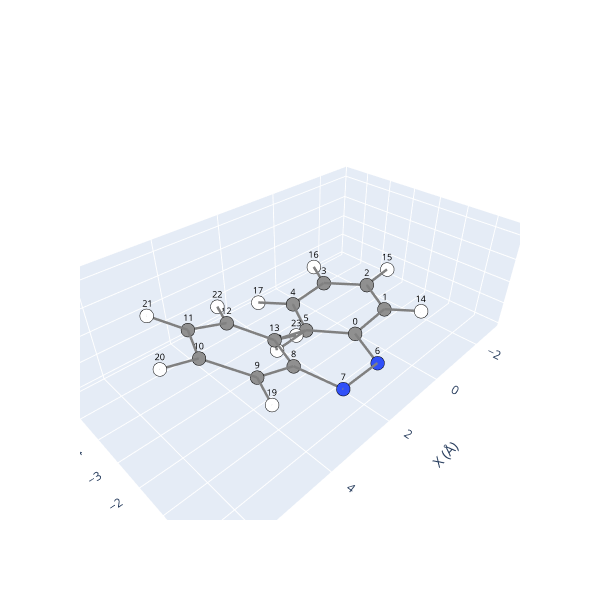

Notebook cell for this chart:
### Code cell
# Using the core SCOPE module, modifying dihedral angles is straightforward:

# (Caution: Rotations may lead to steric clashes. See the 'Advanced Users'
#  section at the end of this Notebook for details.)

rotated_coord = scope.geometry.set_dihedral(trans.labels, coord, 30, atom1, atom2, atom3, atom4)
new_molec     = scope_azo.Molecule_azo(trans.labels, rotated_coord)
new_molec.view(show_indices=True)

# Notice the steric clashes involving atoms 5, 13, 18, and 23. 
# Don't worry—we have a specific solution to resolve this.

### Figure 1 — Plotly figure (JSON) as saved in the notebook; plotly's stock layout.template omitted (floating-point values rounded to 4 significant figures)
{"data": [{"hoverinfo": "text", "marker": {"color": ["#909090", "#909090", "#909090", "#909090", "#909090", "#909090", "#3050F8", "#3050F8", "#909090", "#909090", "#909090", "#909090", "#909090", "#909090", "#FFFFFF", "#FFFFFF", "#FFFFFF", "#FFFFFF", "#FFFFFF", "#FFFFFF", "#FFFFFF", "#FFFFFF", "#FFFFFF", "#FFFFFF"], "line": {"color": "black", "width": 1}, "size": 8}, "mode": "markers", "showlegend": false, "text": ["C", "C", "C", "C", "C", "C", "N", "N", "C", "C", "C", "C", "C", "C", "H", "H", "H", "H", "H", "H", "H", "H", "H", "H"], "type": "scatter3d", "x": [0.8621, -0.5354, -1.143, -0.3641, 1.022, 1.625, 1.41, 2.661, 3.238, 4.417, 5.119, 4.63, 3.456, 2.775, -1.163, -2.225, -0.8324, 1.639, 2.711, 4.802, 6.053, 5.165, 3.082, 1.886], "y": [-1.48, -1.617, -2.881, -4.033, -3.923, -2.659, -0.1682, -0.1682, -1.315, -1.154, -2.259, -3.544, -3.726, -2.619, -0.7305, -2.965, -5.015, -4.817, -2.607, -0.1542, -2.113, -4.404, -4.73, -2.781], "z": [0.02047, 0.05313, 0.08264, 0.03067, -0.03235, -0.02977, 0.08486, 0.08486, 0.674, 1.418, 1.914, 1.704, 0.9731, 0.4507, 0.06669, 0.1548, 0.03959, -0.07008, -0.05821, 1.599, 2.452, 2.101, 0.7935, -0.1533]}, {"hoverinfo": "none", "mode": "text", "showlegend": false, "text": ["0", "1", "2", "3", "4", "5", "6", "7", "8", "9", "10", "11", "12", "13", "14", "15", "16", "17", "18", "19", "20", "21", "22", "23"], "textfont": {"color": "black", "size": 9}, "type": "scatter3d", "x": [0.8621, -0.5354, -1.143, -0.3641, 1.022, 1.625, 1.41, 2.661, 3.238, 4.417, 5.119, 4.63, 3.456, 2.775, -1.163, -2.225, -0.8324, 1.639, 2.711, 4.802, 6.053, 5.165, 3.082, 1.886], "y": [-1.48, -1.617, -2.881, -4.033, -3.923, -2.659, -0.1682, -0.1682, -1.315, -1.154, -2.259, -3.544, -3.726, -2.619, -0.7305, -2.965, -5.015, -4.817, -2.607, -0.1542, -2.113, -4.404, -4.73, -2.781], "z": [0.02047, 0.05313, 0.08264, 0.03067, -0.03235, -0.02977, 0.08486, 0.08486, 0.674, 1.418, 1.914, 1.704, 0.9731, 0.4507, 0.06669, 0.1548, 0.03959, -0.07008, -0.05821, 1.599, 2.452, 2.101, 0.7935, -0.1533]}, {"hoverinfo": "none", "line": {"color": "gray", "width": 5}, "mode": "lines", "showlegend": false, "type": "scatter3d", "x": [-0.3641, 1.022], "y": [-4.033, -3.923], "z": [0.03067, -0.03235]}, {"hoverinfo": "none", "line": {"color": "gray", "width": 5}, "mode": "lines", "showlegend": false, "type": "scatter3d", "x": [1.022, -0.3641], "y": [-3.923, -4.033], "z": [-0.03235, 0.03067]}, {"hoverinfo": "none", "line": {"color": "gray", "width": 5}, "mode": "lines", "showlegend": false, "type": "scatter3d", "x": [-1.163, -0.5354], "y": [-0.7305, -1.617], "z": [0.06669, 0.05313]}, {"hoverinfo": "none", "line": {"color": "gray", "width": 5}, "mode": "lines", "showlegend": false, "type": "scatter3d", "x": [1.625, 1.022], "y": [-2.659, -3.923], "z": [-0.02977, -0.03235]}, {"hoverinfo": "none", "line": {"color": "gray", "width": 5}, "mode": "lines", "showlegend": false, "type": "scatter3d", "x": [3.456, 2.775], "y": [-3.726, -2.619], "z": [0.9731, 0.4507]}, {"hoverinfo": "none", "line": {"color": "gray", "width": 5}, "mode": "lines", "showlegend": false, "type": "scatter3d", "x": [1.886, 2.775], "y": [-2.781, -2.619], "z": [-0.1533, 0.4507]}, {"hoverinfo": "none", "line": {"color": "gray", "width": 5}, "mode": "lines", "showlegend": false, "type": "scatter3d", "x": [-0.3641, -0.8324], "y": [-4.033, -5.015], "z": [0.03067, 0.03959]}, {"hoverinfo": "none", "line": {"color": "gray", "width": 5}, "mode": "lines", "showlegend": false, "type": "scatter3d", "x": [1.625, 2.775], "y": [-2.659, -2.619], "z": [-0.02977, 0.4507]}, {"hoverinfo": "none", "line": {"color": "gray", "width": 5}, "mode": "lines", "showlegend": false, "type": "scatter3d", "x": [3.456, 3.082], "y": [-3.726, -4.73], "z": [0.9731, 0.7935]}, {"hoverinfo": "none", "line": {"color": "gray", "width": 5}, "mode": "lines", "showlegend": false, "type": "scatter3d", "x": [3.238, 4.417], "y": [-1.315, -1.154], "z": [0.674, 1.418]}, {"hoverinfo": "none", "line": {"color": "gray", "width": 5}, "mode": "lines", "showlegend": false, "type": "scatter3d", "x": [4.802, 4.417], "y": [-0.1542, -1.154], "z": [1.599, 1.418]}, {"hoverinfo": "none", "line": {"color": "gray", "width": 5}, "mode": "lines", "showlegend": false, "type": "scatter3d", "x": [4.417, 3.238], "y": [-1.154, -1.315], "z": [1.418, 0.674]}, {"hoverinfo": "none", "line": {"color": "gray", "width": 5}, "mode": "lines", "showlegend": false, "type": "scatter3d", "x": [0.8621, 1.625], "y": [-1.48, -2.659], "z": [0.02047, -0.02977]}, {"hoverinfo": "none", "line": {"color": "gray", "width": 5}, "mode": "lines", "showlegend": false, "type": "scatter3d", "x": [-0.5354, 0.8621], "y": [-1.617, -1.48], "z": [0.05313, 0.02047]}, {"hoverinfo": "none", "line": {"color": "gray", "width": 5}, "mode": "lines", "showlegend": false, "type": "scatter3d", "x": [5.119, 4.417], "y": [-2.259, -1.154], "z": [1.914, 1.418]}, {"hoverinfo": "none", "line": {"color": "gray", "width": 5}, "mode": "lines", "showlegend": false, "type": "scatter3d", "x": [2.775, 1.625], "y": [-2.619, -2.659], "z": [0.4507, -0.02977]}, {"hoverinfo": "none", "line": {"color": "gray", "width": 5}, "mode": "lines", "showlegend": false, "type": "scatter3d", "x": [-2.225, -1.143], "y": [-2.965, -2.881], "z": [0.1548, 0.08264]}, {"hoverinfo": "none", "line": {"color": "gray", "width": 5}, "mode": "lines", "showlegend": false, "type": "scatter3d", "x": [2.775, 3.238], "y": [-2.619, -1.315], "z": [0.4507, 0.674]}, {"hoverinfo": "none", "line": {"color": "gray", "width": 5}, "mode": "lines", "showlegend": false, "type": "scatter3d", "x": [2.775, 1.886], "y": [-2.619, -2.781], "z": [0.4507, -0.1533]}, {"hoverinfo": "none", "line": {"color": "gray", "width": 5}, "mode": "lines", "showlegend": false, "type": "scatter3d", "x": [2.711, 2.775], "y": [-2.607, -2.619], "z": [-0.05821, 0.4507]}, {"hoverinfo": "none", "line": {"color": "gray", "width": 5}, "mode": "lines", "showlegend": false, "type": "scatter3d", "x": [6.053, 5.119], "y": [-2.113, -2.259], "z": [2.452, 1.914]}, {"hoverinfo": "none", "line": {"color": "gray", "width": 5}, "mode": "lines", "showlegend": false, "type": "scatter3d", "x": [1.022, 1.625], "y": [-3.923, -2.659], "z": [-0.03235, -0.02977]}, {"hoverinfo": "none", "line": {"color": "gray", "width": 5}, "mode": "lines", "showlegend": false, "type": "scatter3d", "x": [1.625, 0.8621], "y": [-2.659, -1.48], "z": [-0.02977, 0.02047]}, {"hoverinfo": "none", "line": {"color": "gray", "width": 5}, "mode": "lines", "showlegend": false, "type": "scatter3d", "x": [1.022, 1.639], "y": [-3.923, -4.817], "z": [-0.03235, -0.07008]}, {"hoverinfo": "none", "line": {"color": "gray", "width": 5}, "mode": "lines", "showlegend": false, "type": "scatter3d", "x": [1.625, 2.711], "y": [-2.659, -2.607], "z": [-0.02977, -0.05821]}, {"hoverinfo": "none", "line": {"color": "gray", "width": 5}, "mode": "lines", "showlegend": false, "type": "scatter3d", "x": [0.8621, -0.5354], "y": [-1.48, -1.617], "z": [0.02047, 0.05313]}, {"hoverinfo": "none", "line": {"color": "gray", "width": 5}, "mode": "lines", "showlegend": false, "type": "scatter3d", "x": [4.417, 5.119], "y": [-1.154, -2.259], "z": [1.418, 1.914]}, {"hoverinfo": "none", "line": {"color": "gray", "width": 5}, "mode": "lines", "showlegend": false, "type": "scatter3d", "x": [-0.5354, -1.143], "y": [-1.617, -2.881], "z": [0.05313, 0.08264]}, {"hoverinfo": "none", "line": {"color": "gray", "width": 5}, "mode": "lines", "showlegend": false, "type": "scatter3d", "x": [5.119, 4.63], "y": [-2.259, -3.544], "z": [1.914, 1.704]}, {"hoverinfo": "none", "line": {"color": "gray", "width": 5}, "mode": "lines", "showlegend": false, "type": "scatter3d", "x": [-1.143, -0.5354], "y": [-2.881, -1.617], "z": [0.08264, 0.05313]}, {"hoverinfo": "none", "line": {"color": "gray", "width": 5}, "mode": "lines", "showlegend": false, "type": "scatter3d", "x": [4.417, 4.802], "y": [-1.154, -0.1542], "z": [1.418, 1.599]}, {"hoverinfo": "none", "line": {"color": "gray", "width": 5}, "mode": "lines", "showlegend": false, "type": "scatter3d", "x": [4.63, 5.119], "y": [-3.544, -2.259], "z": [1.704, 1.914]}, {"hoverinfo": "none", "line": {"color": "gray", "width": 5}, "mode": "lines", "showlegend": false, "type": "scatter3d", "x": [-0.8324, -0.3641], "y": [-5.015, -4.033], "z": [0.03959, 0.03067]}, {"hoverinfo": "none", "line": {"color": "gray", "width": 5}, "mode": "lines", "showlegend": false, "type": "scatter3d", "x": [2.775, 2.711], "y": [-2.619, -2.607], "z": [0.4507, -0.05821]}, {"hoverinfo": "none", "line": {"color": "gray", "width": 5}, "mode": "lines", "showlegend": false, "type": "scatter3d", "x": [-0.5354, -1.163], "y": [-1.617, -0.7305], "z": [0.05313, 0.06669]}, {"hoverinfo": "none", "line": {"color": "gray", "width": 5}, "mode": "lines", "showlegend": false, "type": "scatter3d", "x": [5.119, 6.053], "y": [-2.259, -2.113], "z": [1.914, 2.452]}, {"hoverinfo": "none", "line": {"color": "gray", "width": 5}, "mode": "lines", "showlegend": false, "type": "scatter3d", "x": [1.41, 2.661], "y": [-0.1682, -0.1682], "z": [0.08486, 0.08486]}, {"hoverinfo": "none", "line": {"color": "gray", "width": 5}, "mode": "lines", "showlegend": false, "type": "scatter3d", "x": [2.661, 1.41], "y": [-0.1682, -0.1682], "z": [0.08486, 0.08486]}, {"hoverinfo": "none", "line": {"color": "gray", "width": 5}, "mode": "lines", "showlegend": false, "type": "scatter3d", "x": [1.886, 1.625], "y": [-2.781, -2.659], "z": [-0.1533, -0.02977]}, {"hoverinfo": "none", "line": {"color": "gray", "width": 5}, "mode": "lines", "showlegend": false, "type": "scatter3d", "x": [-0.3641, -1.143], "y": [-4.033, -2.881], "z": [0.03067, 0.08264]}, {"hoverinfo": "none", "line": {"color": "gray", "width": 5}, "mode": "lines", "showlegend": false, "type": "scatter3d", "x": [3.456, 4.63], "y": [-3.726, -3.544], "z": [0.9731, 1.704]}, {"hoverinfo": "none", "line": {"color": "gray", "width": 5}, "mode": "lines", "showlegend": false, "type": "scatter3d", "x": [5.165, 4.63], "y": [-4.404, -3.544], "z": [2.101, 1.704]}, {"hoverinfo": "none", "line": {"color": "gray", "width": 5}, "mode": "lines", "showlegend": false, "type": "scatter3d", "x": [1.639, 1.022], "y": [-4.817, -3.923], "z": [-0.07008, -0.03235]}, {"hoverinfo": "none", "line": {"color": "gray", "width": 5}, "mode": "lines", "showlegend": false, "type": "scatter3d", "x": [3.082, 3.456], "y": [-4.73, -3.726], "z": [0.7935, 0.9731]}, {"hoverinfo": "none", "line": {"color": "gray", "width": 5}, "mode": "lines", "showlegend": false, "type": "scatter3d", "x": [3.238, 2.661], "y": [-1.315, -0.1682], "z": [0.674, 0.08486]}, {"hoverinfo": "none", "line": {"color": "gray", "width": 5}, "mode": "lines", "showlegend": false, "type": "scatter3d", "x": [1.625, 1.886], "y": [-2.659, -2.781], "z": [-0.02977, -0.1533]}, {"hoverinfo": "none", "line": {"color": "gray", "width": 5}, "mode": "lines", "showlegend": false, "type": "scatter3d", "x": [0.8621, 1.41], "y": [-1.48, -0.1682], "z": [0.02047, 0.08486]}, {"hoverinfo": "none", "line": {"color": "gray", "width": 5}, "mode": "lines", "showlegend": false, "type": "scatter3d", "x": [-1.143, -0.3641], "y": [-2.881, -4.033], "z": [0.08264, 0.03067]}, {"hoverinfo": "none", "line": {"color": "gray", "width": 5}, "mode": "lines", "showlegend": false, "type": "scatter3d", "x": [3.238, 2.775], "y": [-1.315, -2.619], "z": [0.674, 0.4507]}, {"hoverinfo": "none", "line": {"color": "gray", "width": 5}, "mode": "lines", "showlegend": false, "type": "scatter3d", "x": [4.63, 3.456], "y": [-3.544, -3.726], "z": [1.704, 0.9731]}, {"hoverinfo": "none", "line": {"color": "gray", "width": 5}, "mode": "lines", "showlegend": false, "type": "scatter3d", "x": [4.63, 5.165], "y": [-3.544, -4.404], "z": [1.704, 2.101]}, {"hoverinfo": "none", "line": {"color": "gray", "width": 5}, "mode": "lines", "showlegend": false, "type": "scatter3d", "x": [2.775, 3.456], "y": [-2.619, -3.726], "z": [0.4507, 0.9731]}, {"hoverinfo": "none", "line": {"color": "gray", "width": 5}, "mode": "lines", "showlegend": false, "type": "scatter3d", "x": [1.41, 0.8621], "y": [-0.1682, -1.48], "z": [0.08486, 0.02047]}, {"hoverinfo": "none", "line": {"color": "gray", "width": 5}, "mode": "lines", "showlegend": false, "type": "scatter3d", "x": [-1.143, -2.225], "y": [-2.881, -2.965], "z": [0.08264, 0.1548]}, {"hoverinfo": "none", "line": {"color": "gray", "width": 5}, "mode": "lines", "showlegend": false, "type": "scatter3d", "x": [2.711, 1.625], "y": [-2.607, -2.659], "z": [-0.05821, -0.02977]}, {"hoverinfo": "none", "line": {"color": "gray", "width": 5}, "mode": "lines", "showlegend": false, "type": "scatter3d", "x": [2.661, 3.238], "y": [-0.1682, -1.315], "z": [0.08486, 0.674]}], "layout": {"height": 600, "scene": {"xaxis": {"range": [-3.225, 7.053], "title": {"text": "X (Å)"}}, "yaxis": {"range": [-6.015, 0.8458], "title": {"text": "Y (Å)"}}, "zaxis": {"range": [-1.153, 3.452], "title": {"text": "Z (Å)"}}}, "width": 600}}
